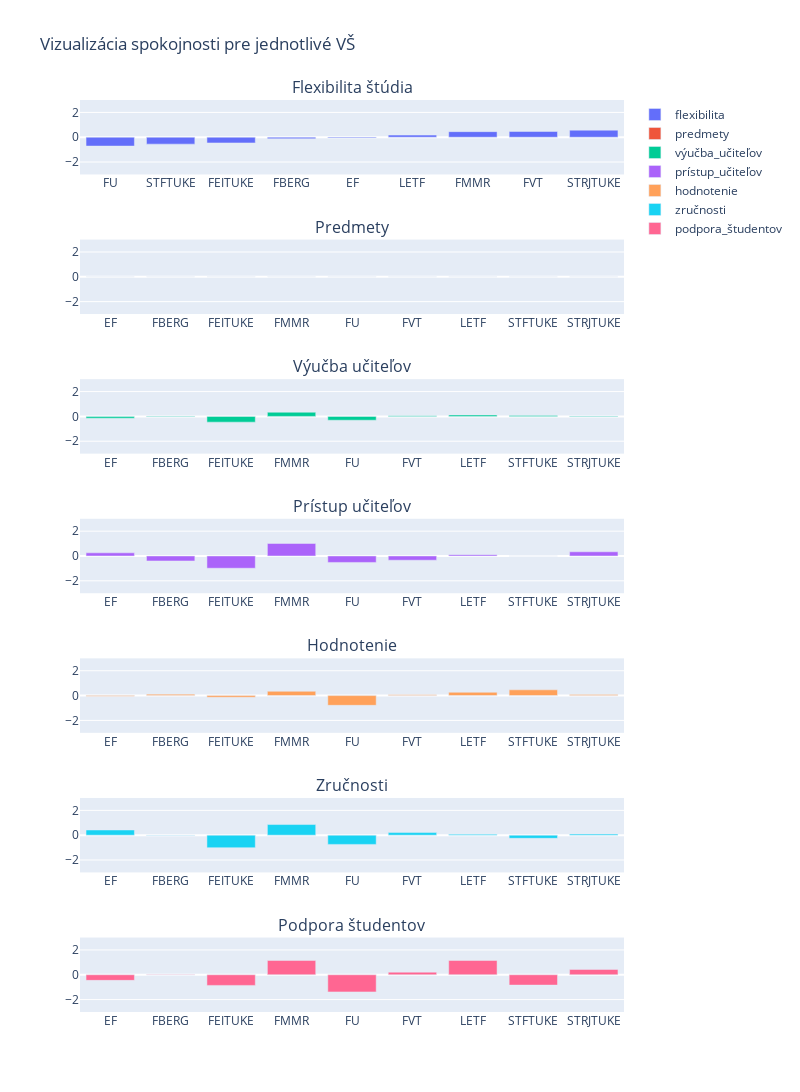

Here is the notebook cell this chart was saved with:
### Markdown cell above
### TUKE

### Code cell
tuke = plot_university("TUKE")
tuke.show()

### Figure 1 — Plotly figure (JSON) as saved in the notebook; plotly's stock layout.template omitted (floating-point values rounded to 4 significant figures)
{"data": [{"name": "flexibilita", "type": "bar", "x": ["EF", "FBERG", "FEITUKE", "FMMR", "FU", "FVT", "LETF", "STFTUKE", "STRJTUKE"], "xaxis": "x", "y": [-0.06485, -0.1185, -0.4605, 0.4492, -0.7131, 0.4643, 0.1705, -0.5577, 0.5684], "yaxis": "y"}, {"name": "predmety", "type": "bar", "x": ["EF", "FBERG", "FEITUKE", "FMMR", "FU", "FVT", "LETF", "STFTUKE", "STRJTUKE"], "xaxis": "x2", "y": [0, 0, 0, 0, 0, 0, 0, 0, 0], "yaxis": "y2"}, {"name": "výučba_učiteľov", "type": "bar", "x": ["EF", "FBERG", "FEITUKE", "FMMR", "FU", "FVT", "LETF", "STFTUKE", "STRJTUKE"], "xaxis": "x3", "y": [-0.1407, 0.02922, -0.4618, 0.3362, -0.3067, 0.06138, 0.1154, 0.08174, 0.04019], "yaxis": "y3"}, {"name": "prístup_učiteľov", "type": "bar", "x": ["EF", "FBERG", "FEITUKE", "FMMR", "FU", "FVT", "LETF", "STFTUKE", "STRJTUKE"], "xaxis": "x4", "y": [0.2553, -0.4005, -0.9873, 1.012, -0.5184, -0.3399, 0.1051, -0.0003845, 0.3392], "yaxis": "y4"}, {"name": "hodnotenie", "type": "bar", "x": ["EF", "FBERG", "FEITUKE", "FMMR", "FU", "FVT", "LETF", "STFTUKE", "STRJTUKE"], "xaxis": "x5", "y": [-0.04821, 0.1116, -0.1325, 0.3461, -0.7858, 0.06034, 0.2675, 0.465, 0.09397], "yaxis": "y5"}, {"name": "zručnosti", "type": "bar", "x": ["EF", "FBERG", "FEITUKE", "FMMR", "FU", "FVT", "LETF", "STFTUKE", "STRJTUKE"], "xaxis": "x6", "y": [0.418, -0.02436, -1.009, 0.8568, -0.7427, 0.2094, 0.07608, -0.2522, 0.08745], "yaxis": "y6"}, {"name": "podpora_študentov", "type": "bar", "x": ["EF", "FBERG", "FEITUKE", "FMMR", "FU", "FVT", "LETF", "STFTUKE", "STRJTUKE"], "xaxis": "x7", "y": [-0.45, -0.02328, -0.8578, 1.156, -1.382, 0.2098, 1.155, -0.8318, 0.433], "yaxis": "y7"}], "layout": {"annotations": [{"font": {"size": 16}, "showarrow": false, "text": "Flexibilita štúdia", "x": 0.5, "xanchor": "center", "xref": "paper", "y": 1.0, "yanchor": "bottom", "yref": "paper"}, {"font": {"size": 16}, "showarrow": false, "text": "Predmety", "x": 0.5, "xanchor": "center", "xref": "paper", "y": 0.8469, "yanchor": "bottom", "yref": "paper"}, {"font": {"size": 16}, "showarrow": false, "text": "Výučba učiteľov", "x": 0.5, "xanchor": "center", "xref": "paper", "y": 0.6939, "yanchor": "bottom", "yref": "paper"}, {"font": {"size": 16}, "showarrow": false, "text": "Prístup učiteľov", "x": 0.5, "xanchor": "center", "xref": "paper", "y": 0.5408, "yanchor": "bottom", "yref": "paper"}, {"font": {"size": 16}, "showarrow": false, "text": "Hodnotenie", "x": 0.5, "xanchor": "center", "xref": "paper", "y": 0.3878, "yanchor": "bottom", "yref": "paper"}, {"font": {"size": 16}, "showarrow": false, "text": "Zručnosti", "x": 0.5, "xanchor": "center", "xref": "paper", "y": 0.2347, "yanchor": "bottom", "yref": "paper"}, {"font": {"size": 16}, "showarrow": false, "text": "Podpora študentov", "x": 0.5, "xanchor": "center", "xref": "paper", "y": 0.08163, "yanchor": "bottom", "yref": "paper"}], "height": 1600, "title": {"text": "Vizualizácia spokojnosti pre jednotlivé VŠ"}, "width": 800, "xaxis": {"anchor": "y", "autorange": true, "categoryorder": "total ascending", "domain": [0, 1], "range": [-0.5, 8.5], "type": "category"}, "xaxis2": {"anchor": "y2", "autorange": true, "domain": [0, 1], "range": [-0.5, 8.5], "type": "category"}, "xaxis3": {"anchor": "y3", "autorange": true, "domain": [0, 1], "range": [-0.5, 8.5], "type": "category"}, "xaxis4": {"anchor": "y4", "autorange": true, "domain": [0, 1], "range": [-0.5, 8.5], "type": "category"}, "xaxis5": {"anchor": "y5", "autorange": true, "domain": [0, 1], "range": [-0.5, 8.5], "type": "category"}, "xaxis6": {"anchor": "y6", "autorange": true, "domain": [0, 1], "range": [-0.5, 8.5], "type": "category"}, "xaxis7": {"anchor": "y7", "autorange": true, "domain": [0, 1], "range": [-0.5, 8.5], "type": "category"}, "yaxis": {"anchor": "x", "domain": [0.9184, 1.0], "range": [-3, 3], "type": "linear"}, "yaxis2": {"anchor": "x2", "domain": [0.7653, 0.8469], "range": [-3, 3], "type": "linear"}, "yaxis3": {"anchor": "x3", "domain": [0.6122, 0.6939], "range": [-3, 3], "type": "linear"}, "yaxis4": {"anchor": "x4", "domain": [0.4592, 0.5408], "range": [-3, 3], "type": "linear"}, "yaxis5": {"anchor": "x5", "domain": [0.3061, 0.3878], "range": [-3, 3], "type": "linear"}, "yaxis6": {"anchor": "x6", "domain": [0.1531, 0.2347], "range": [-3, 3], "type": "linear"}, "yaxis7": {"anchor": "x7", "domain": [0, 0.08163], "range": [-3, 3], "type": "linear"}}}
